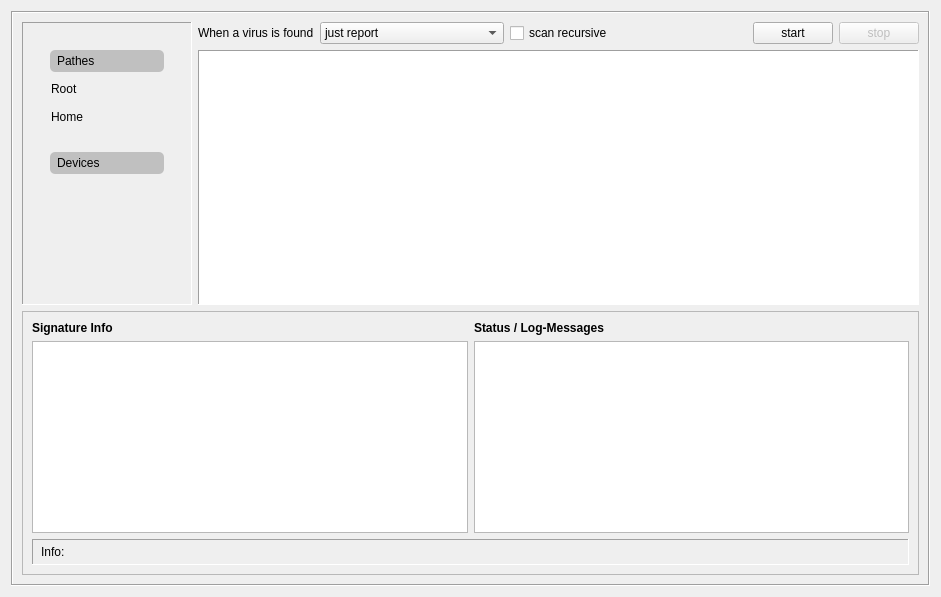
<?xml version="1.0" encoding="UTF-8"?>
<ui version="4.0">
 <class>scanTab</class>
 <widget class="QWidget" name="scanTab">
  <property name="geometry">
   <rect>
    <x>0</x>
    <y>0</y>
    <width>941</width>
    <height>597</height>
   </rect>
  </property>
  <property name="windowTitle">
   <string>Form</string>
  </property>
  <layout class="QGridLayout" name="gridLayout">
   <item row="0" column="0" colspan="4">
    <widget class="QFrame" name="mainFrame">
     <property name="frameShape">
      <enum>QFrame::Box</enum>
     </property>
     <property name="frameShadow">
      <enum>QFrame::Sunken</enum>
     </property>
     <layout class="QGridLayout" name="gridLayout_2">
      <item row="1" column="1">
       <layout class="QHBoxLayout" name="horizontalLayout">
        <item>
         <widget class="QLabel" name="virusFoundLabel">
          <property name="text">
           <string>When a virus is found</string>
          </property>
         </widget>
        </item>
        <item>
         <widget class="QComboBox" name="virusFoundComboBox">
          <item>
           <property name="text">
            <string>just report</string>
           </property>
           <property name="icon">
            <iconset resource="../resources.qrc">
             <normaloff>:/icons/icons/includeexclude.png</normaloff>:/icons/icons/includeexclude.png</iconset>
           </property>
          </item>
          <item>
           <property name="text">
            <string>remove file (be careful)</string>
           </property>
           <property name="icon">
            <iconset resource="../resources.qrc">
             <normaloff>:/icons/icons/trash-can.png</normaloff>:/icons/icons/trash-can.png</iconset>
           </property>
          </item>
          <item>
           <property name="text">
            <string>move file to qurantine folder</string>
           </property>
           <property name="icon">
            <iconset resource="../resources.qrc">
             <normaloff>:/icons/icons/edit-cut.png</normaloff>:/icons/icons/edit-cut.png</iconset>
           </property>
          </item>
          <item>
           <property name="text">
            <string>copy file to quarantine folder</string>
           </property>
           <property name="icon">
            <iconset resource="../resources.qrc">
             <normaloff>:/icons/icons/edit-copy.png</normaloff>:/icons/icons/edit-copy.png</iconset>
           </property>
          </item>
         </widget>
        </item>
        <item>
         <widget class="QCheckBox" name="recursivCheckBox">
          <property name="text">
           <string>scan recursive</string>
          </property>
         </widget>
        </item>
        <item>
         <spacer name="horizontalSpacer_2">
          <property name="orientation">
           <enum>Qt::Horizontal</enum>
          </property>
          <property name="sizeHint" stdset="0">
           <size>
            <width>40</width>
            <height>20</height>
           </size>
          </property>
         </spacer>
        </item>
       </layout>
      </item>
      <item row="2" column="1" colspan="3">
       <widget class="QTreeView" name="treeView">
        <property name="styleSheet">
         <string notr="true"/>
        </property>
        <property name="frameShape">
         <enum>QFrame::Panel</enum>
        </property>
        <attribute name="headerVisible">
         <bool>false</bool>
        </attribute>
       </widget>
      </item>
      <item row="1" column="2">
       <widget class="QPushButton" name="startScanButton">
        <property name="text">
         <string>start</string>
        </property>
        <property name="icon">
         <iconset resource="../resources.qrc">
          <normaloff>:/icons/icons/start.png</normaloff>:/icons/icons/start.png</iconset>
        </property>
        <property name="iconSize">
         <size>
          <width>24</width>
          <height>24</height>
         </size>
        </property>
       </widget>
      </item>
      <item row="1" column="3">
       <widget class="QPushButton" name="stopScanButton">
        <property name="enabled">
         <bool>false</bool>
        </property>
        <property name="text">
         <string>stop</string>
        </property>
        <property name="icon">
         <iconset resource="../resources.qrc">
          <normaloff>:/icons/icons/stop.png</normaloff>:/icons/icons/stop.png</iconset>
        </property>
        <property name="iconSize">
         <size>
          <width>24</width>
          <height>24</height>
         </size>
        </property>
       </widget>
      </item>
      <item row="1" column="0" rowspan="2">
       <widget class="QScrollArea" name="scrollArea">
        <property name="sizePolicy">
         <sizepolicy hsizetype="Minimum" vsizetype="Expanding">
          <horstretch>0</horstretch>
          <verstretch>0</verstretch>
         </sizepolicy>
        </property>
        <property name="frameShape">
         <enum>QFrame::Panel</enum>
        </property>
        <property name="widgetResizable">
         <bool>true</bool>
        </property>
        <widget class="QWidget" name="scrollAreaWidgetContents">
         <property name="geometry">
          <rect>
           <x>0</x>
           <y>0</y>
           <width>168</width>
           <height>277</height>
          </rect>
         </property>
         <layout class="QVBoxLayout" name="verticalLayout">
          <item>
           <widget class="QFrame" name="deviceFrame">
            <property name="minimumSize">
             <size>
              <width>150</width>
              <height>0</height>
             </size>
            </property>
            <property name="maximumSize">
             <size>
              <width>150</width>
              <height>16777215</height>
             </size>
            </property>
            <property name="frameShape">
             <enum>QFrame::NoFrame</enum>
            </property>
            <property name="frameShadow">
             <enum>QFrame::Sunken</enum>
            </property>
            <layout class="QVBoxLayout" name="verticalLayout_3">
             <item>
              <widget class="QFrame" name="pathFrame">
               <property name="frameShape">
                <enum>QFrame::NoFrame</enum>
               </property>
               <property name="frameShadow">
                <enum>QFrame::Plain</enum>
               </property>
               <layout class="QGridLayout" name="gridLayout_5">
                <item row="2" column="0">
                 <widget class="QPushButton" name="homePathButton">
                  <property name="layoutDirection">
                   <enum>Qt::LeftToRight</enum>
                  </property>
                  <property name="styleSheet">
                   <string notr="true">text-align:left</string>
                  </property>
                  <property name="text">
                   <string>Home</string>
                  </property>
                  <property name="icon">
                   <iconset resource="../resources.qrc">
                    <normaloff>:/icons/icons/homefolder.png</normaloff>:/icons/icons/homefolder.png</iconset>
                  </property>
                  <property name="iconSize">
                   <size>
                    <width>28</width>
                    <height>28</height>
                   </size>
                  </property>
                  <property name="flat">
                   <bool>true</bool>
                  </property>
                 </widget>
                </item>
                <item row="1" column="0">
                 <widget class="QPushButton" name="basePathButton">
                  <property name="styleSheet">
                   <string notr="true">text-align:left</string>
                  </property>
                  <property name="text">
                   <string>Root</string>
                  </property>
                  <property name="icon">
                   <iconset resource="../resources.qrc">
                    <normaloff>:/icons/icons/basefolder.png</normaloff>:/icons/icons/basefolder.png</iconset>
                  </property>
                  <property name="iconSize">
                   <size>
                    <width>28</width>
                    <height>28</height>
                   </size>
                  </property>
                  <property name="flat">
                   <bool>true</bool>
                  </property>
                 </widget>
                </item>
                <item row="0" column="0">
                 <widget class="QLabel" name="pathLabel">
                  <property name="maximumSize">
                   <size>
                    <width>16777215</width>
                    <height>30</height>
                   </size>
                  </property>
                  <property name="styleSheet">
                   <string notr="true">background:#c0c0c0;padding:4px;border-radius:5px;</string>
                  </property>
                  <property name="text">
                   <string>Pathes</string>
                  </property>
                 </widget>
                </item>
               </layout>
              </widget>
             </item>
             <item>
              <widget class="QFrame" name="devicesFrame">
               <property name="frameShape">
                <enum>QFrame::NoFrame</enum>
               </property>
               <property name="frameShadow">
                <enum>QFrame::Raised</enum>
               </property>
               <layout class="QVBoxLayout" name="verticalLayout_2">
                <item>
                 <widget class="QLabel" name="deviceLabel">
                  <property name="maximumSize">
                   <size>
                    <width>16777215</width>
                    <height>30</height>
                   </size>
                  </property>
                  <property name="styleSheet">
                   <string notr="true">background:#c0c0c0;padding:4px;border-radius:5px;</string>
                  </property>
                  <property name="text">
                   <string>Devices</string>
                  </property>
                 </widget>
                </item>
               </layout>
              </widget>
             </item>
             <item>
              <spacer name="verticalSpacer">
               <property name="orientation">
                <enum>Qt::Vertical</enum>
               </property>
               <property name="sizeHint" stdset="0">
                <size>
                 <width>20</width>
                 <height>40</height>
                </size>
               </property>
              </spacer>
             </item>
            </layout>
           </widget>
          </item>
         </layout>
        </widget>
       </widget>
      </item>
      <item row="3" column="0" colspan="4">
       <widget class="QFrame" name="logStatusFrame">
        <property name="minimumSize">
         <size>
          <width>0</width>
          <height>100</height>
         </size>
        </property>
        <property name="frameShape">
         <enum>QFrame::StyledPanel</enum>
        </property>
        <property name="frameShadow">
         <enum>QFrame::Raised</enum>
        </property>
        <layout class="QGridLayout" name="gridLayout_3">
         <item row="0" column="0">
          <widget class="QLabel" name="label">
           <property name="styleSheet">
            <string notr="true">font-weight:bold</string>
           </property>
           <property name="text">
            <string>Signature Info</string>
           </property>
          </widget>
         </item>
         <item row="0" column="1">
          <widget class="QLabel" name="logHeaderLabel">
           <property name="styleSheet">
            <string notr="true">font-weight:bold</string>
           </property>
           <property name="text">
            <string>Status / Log-Messages</string>
           </property>
          </widget>
         </item>
         <item row="1" column="0">
          <widget class="QTextBrowser" name="versionTextBrowser">
           <property name="sizePolicy">
            <sizepolicy hsizetype="Expanding" vsizetype="Expanding">
             <horstretch>0</horstretch>
             <verstretch>0</verstretch>
            </sizepolicy>
           </property>
          </widget>
         </item>
         <item row="1" column="1">
          <widget class="QPlainTextEdit" name="logPlainTextEdit">
           <property name="styleSheet">
            <string notr="true"/>
           </property>
           <property name="readOnly">
            <bool>true</bool>
           </property>
           <property name="centerOnScroll">
            <bool>false</bool>
           </property>
          </widget>
         </item>
         <item row="2" column="0" colspan="2">
          <widget class="QLabel" name="currentFileLabel">
           <property name="styleSheet">
            <string notr="true">padding:5px</string>
           </property>
           <property name="frameShape">
            <enum>QFrame::Panel</enum>
           </property>
           <property name="frameShadow">
            <enum>QFrame::Sunken</enum>
           </property>
           <property name="text">
            <string>Info: </string>
           </property>
          </widget>
         </item>
        </layout>
       </widget>
      </item>
     </layout>
    </widget>
   </item>
  </layout>
 </widget>
 <resources>
  <include location="../resources.qrc"/>
 </resources>
 <connections>
  <connection>
   <sender>startScanButton</sender>
   <signal>clicked()</signal>
   <receiver>scanTab</receiver>
   <slot>slot_scanButtonClicked()</slot>
   <hints>
    <hint type="sourcelabel">
     <x>834</x>
     <y>49</y>
    </hint>
    <hint type="destinationlabel">
     <x>468</x>
     <y>26</y>
    </hint>
   </hints>
  </connection>
  <connection>
   <sender>stopScanButton</sender>
   <signal>clicked()</signal>
   <receiver>scanTab</receiver>
   <slot>slot_abortScan()</slot>
   <hints>
    <hint type="sourcelabel">
     <x>920</x>
     <y>49</y>
    </hint>
    <hint type="destinationlabel">
     <x>707</x>
     <y>4</y>
    </hint>
   </hints>
  </connection>
  <connection>
   <sender>recursivCheckBox</sender>
   <signal>clicked()</signal>
   <receiver>scanTab</receiver>
   <slot>slot_recursivScanCheckBoxClicked()</slot>
   <hints>
    <hint type="sourcelabel">
     <x>660</x>
     <y>46</y>
    </hint>
    <hint type="destinationlabel">
     <x>757</x>
     <y>156</y>
    </hint>
   </hints>
  </connection>
  <connection>
   <sender>virusFoundComboBox</sender>
   <signal>activated(int)</signal>
   <receiver>scanTab</receiver>
   <slot>slot_virusFoundComboBoxChanged()</slot>
   <hints>
    <hint type="sourcelabel">
     <x>542</x>
     <y>47</y>
    </hint>
    <hint type="destinationlabel">
     <x>757</x>
     <y>198</y>
    </hint>
   </hints>
  </connection>
  <connection>
   <sender>treeView</sender>
   <signal>clicked(QModelIndex)</signal>
   <receiver>scanTab</receiver>
   <slot>slot_dirtreeSelectionChanged()</slot>
   <hints>
    <hint type="sourcelabel">
     <x>207</x>
     <y>141</y>
    </hint>
    <hint type="destinationlabel">
     <x>5</x>
     <y>41</y>
    </hint>
   </hints>
  </connection>
  <connection>
   <sender>basePathButton</sender>
   <signal>clicked()</signal>
   <receiver>scanTab</receiver>
   <slot>slot_basePathButtonClicked()</slot>
   <hints>
    <hint type="sourcelabel">
     <x>75</x>
     <y>95</y>
    </hint>
    <hint type="destinationlabel">
     <x>2</x>
     <y>85</y>
    </hint>
   </hints>
  </connection>
  <connection>
   <sender>homePathButton</sender>
   <signal>clicked()</signal>
   <receiver>scanTab</receiver>
   <slot>slot_homePathButtonClicked()</slot>
   <hints>
    <hint type="sourcelabel">
     <x>97</x>
     <y>138</y>
    </hint>
    <hint type="destinationlabel">
     <x>6</x>
     <y>126</y>
    </hint>
   </hints>
  </connection>
 </connections>
 <slots>
  <slot>slot_scanButtonClicked()</slot>
  <slot>slot_homePathButtonClicked()</slot>
  <slot>slot_basePathButtonClicked()</slot>
  <slot>slot_virusFoundComboBoxChanged()</slot>
  <slot>slot_recursivScanCheckBoxClicked()</slot>
  <slot>slot_abortScan()</slot>
  <slot>slot_dirtreeSelectionChanged()</slot>
 </slots>
</ui>
